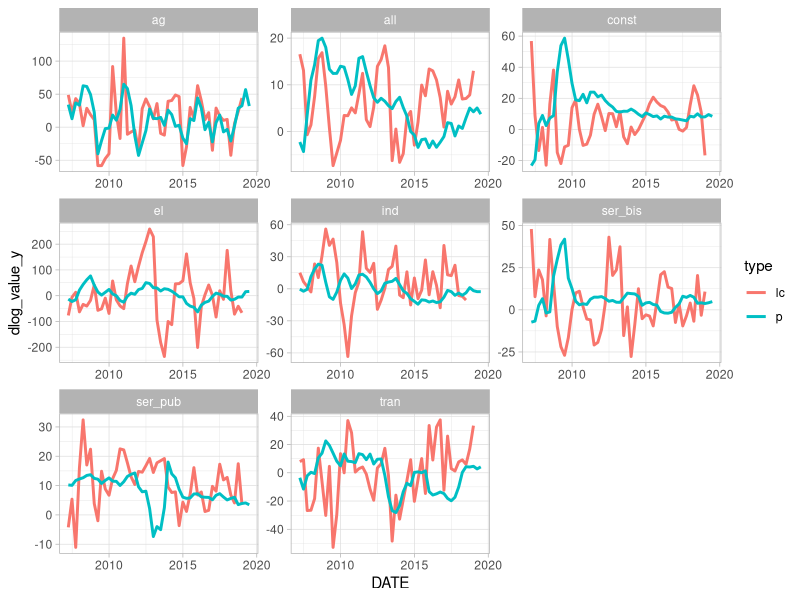

Reproduce this figure in R.
## ---- chunk 1
knitr::opts_chunk$set(echo = TRUE)
## ---- chunk 2

library(readxl)

df <- read_xlsx("data/wage-inflation-data.xlsx", sheet = "R_data", skip = 1)

## ---- chunk 3
library(tidyverse)
library(lubridate)

df_tidy <- df %>% 
  mutate(DATE = ymd(DATE)) %>% 
  gather("index", "value", -DATE) %>% 
  separate(index,
           into = c("type", "sector"),
           sep = "_",
           extra = "merge")


## ---- chunk 4

df_change <- df_tidy %>% 
  group_by(type, sector) %>% 
  mutate(dlog_value_q = 400*(log(value) - log(lag(value)))) %>% 
  mutate(dlog_value_y = 400*(log(value) - log(lag(value, 4)))) %>% 
  drop_na()


df_change %>% 
  filter(sector != "bs") %>% 
  ggplot(aes(DATE, dlog_value_y, color = type)) +
  geom_line(size = 1) +
  facet_wrap( ~ sector, scales = "free") +
  theme_light()
  

